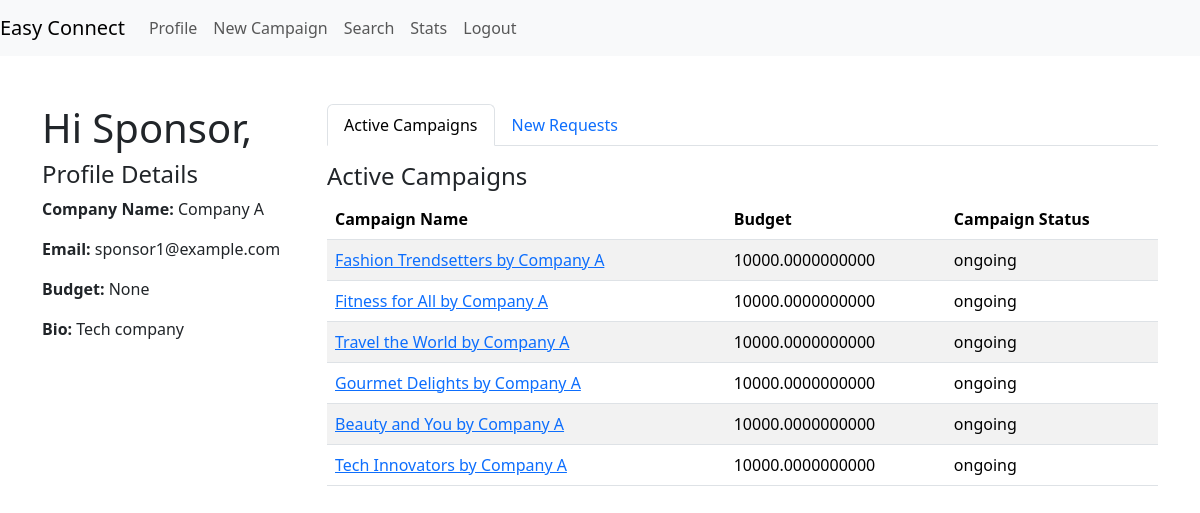
Page /sponsor_dashboard (signed in) on the earlier database version.
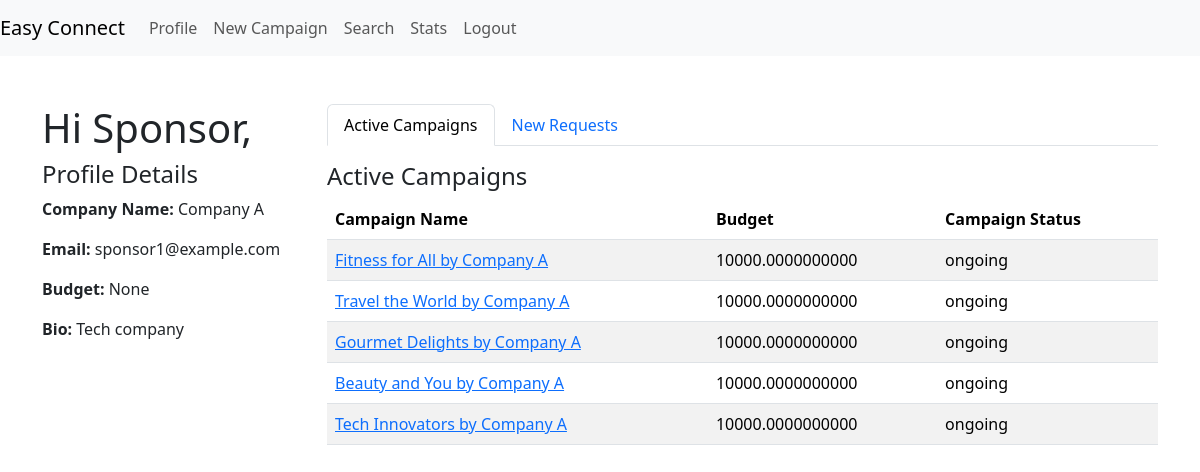
Same page on the later database version.
### models.py (models this page shows)
class Campaign(db.Model):
    __tablename__ = 'campaign'
    campaign_id = db.Column(db.Integer, primary_key=True, autoincrement=True)
    sponsor_id = db.Column(db.Integer, db.ForeignKey('sponsors.sponsor_id'), nullable=False)
    name = db.Column(db.String(32),unique=True, nullable=False)
    description = db.Column(db.String(128))
    start_date = db.Column(db.Date)
    end_date = db.Column(db.Date)
    budget = db.Column(db.Float(10, 2), nullable=False)
    visibility = db.Column(Enum('private', 'public', name='visibility_types'), default='public', nullable=False)
    goals = db.Column(db.String(128))
    niche = db.Column(db.String(32),nullable=False)
    campaign_status = db.Column(Enum('ongoing', 'flagged', 'deleted', 'completed' ,name='campaign_status_types'), default='ongoing', nullable=False)
    sponsor = db.relationship('Sponsor', backref=db.backref('campaigns', lazy=True))

### routes.py (the view)
@app.route('/sponsor_dashboard')
@auth_rep
@role_required(2)
def sponsor_dashboard():
    user_id = session.get('user_id')
    user = User.query.filter_by(id=user_id).first()
    sponsor = Sponsor.query.filter_by(id=user_id).first_or_404()
    active_campaigns = Campaign.query.filter(Campaign.sponsor_id == sponsor.sponsor_id,
                                             Campaign.campaign_status.in_(['ongoing', 'completed'])).all()
    new_requests = AdRequest.query.filter(AdRequest.created_for==user_id,AdRequest.status.in_(['ongoing', 'completed','pending'])).all()
    return render_template('dashboard_spon.html', sponsor=sponsor, active_campaigns=active_campaigns, new_requests=new_requests, user=user)

### routes.py (called while the page is built)
def auth_rep(func):
    @wraps(func)
    def inner(*args,**kwargs):
        if 'user_id' in session:
            user = User.query.get(session['user_id'])
            if user.is_flagged:
                flash('Your account is flagged and cannot perform this action.', 'error')
                return redirect(url_for('login'))
            return func(*args,**kwargs)
        else:
            flash('You are not logged in,Please login to proceed','error')
            return redirect(url_for('login'))
    return inner

def role_required(role_id):
    def decorator(f):
        @wraps(f)
        def decorated_function(*args, **kwargs):
            if session.get('role_id') != role_id:
                flash('Access denied.', 'danger')
                redirect(request.referrer or url_for('login'))
            return f(*args, **kwargs)
        return decorated_function
    return decorator

### templates/dashboard_spon.html (shortened to what this page needs)
{% extends 'layout.html' %}
{% block content %}
<div class="row">
    <div class="col-md-3 profile-details">
        <h1>Hi Sponsor,</h1>
        <h4>Profile Details</h4>
        <p><strong>Company Name:</strong> {{ sponsor.company_name }}</p>
        <p><strong>Email:</strong> {{ user.email_id }}</p>
        <p><strong>Budget:</strong> {{ sponsor.budget }}</p>
        <p><strong>Bio:</strong> {{ sponsor.bio }}</p>
    </div>
    <div class="col-md-9">
        <ul class="nav nav-tabs" id="myTab" role="tablist">
            <li class="nav-item" role="presentation">
                <a class="nav-link active" id="active-campaigns-tab" data-bs-toggle="tab" href="#activeCampaigns" role="tab" aria-controls="activeCampaigns" aria-selected="true">Active Campaigns</a>
            </li>
            <li class="nav-item" role="presentation">
                <a class="nav-link" id="new-requests-tab" data-bs-toggle="tab" href="#newRequests" role="tab" aria-controls="newRequests" aria-selected="false">New Requests</a>
            </li>
        </ul>
        <div class="tab-content mt-3" id="myTabContent">
            <div class="tab-pane fade show active" id="activeCampaigns" role="tabpanel" aria-labelledby="active-campaigns-tab">
                <h4>Active Campaigns</h4>
                <table class="table table-striped">
                    <thead>
                        <tr>
                            <th>Campaign Name</th>
                            <th>Budget</th>
                            <th>Campaign Status</th>
                        </tr>
                    </thead>
                    <tbody>
                        {% for campaign in active_campaigns %}
                        <tr>
                            <td><a href="{{ url_for('campaign_details', campaign_id=campaign.campaign_id) }}">{{ campaign.name }}</a></td>
                            <td>{{ campaign.budget }}</td>
                            <td>{{ campaign.campaign_status }}</td>
                        </tr>
                        {% endfor %}
                    </tbody>
                </table>
            </div>
        </div>
    </div>
</div>
{% endblock %}

Differences in the rows shown:
no longer on this page (row edited): Campaign: name "Fashion Trendsetters by Company A", budget "10000.0000000000", campaign_status "ongoing"
